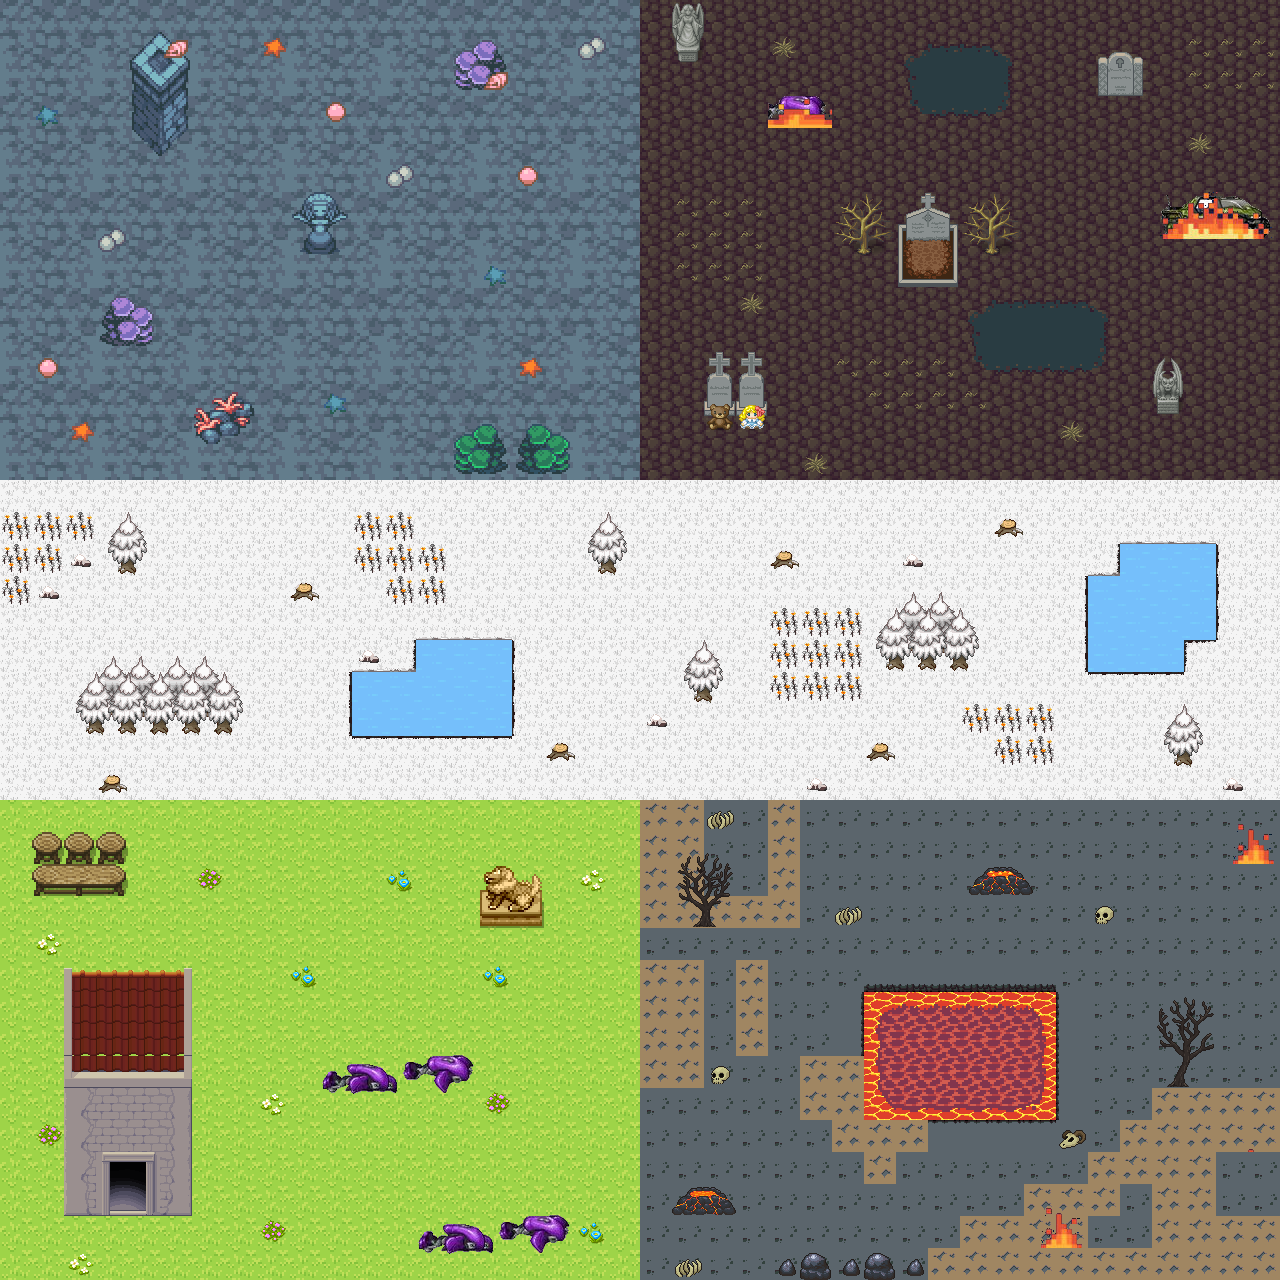

Below is a game level as drawn by its tile map, then a one-line description and the .tmx that defines it (tile-layer data replaced by summaries):
An orthogonal 40x40 tile map with 32x32 px tiles, 4 tile layers (floor, colidable, no_colidable, invisible), 14 tilesets and 2 objects.

<map version="1.10" tiledversion="1.11.2" orientation="orthogonal" renderorder="right-down" width="40" height="40" tilewidth="32" tileheight="32" infinite="0" nextlayerid="7" nextobjectid="17">
 <properties>
  <property name="xSpawnPoint" type="int" value="477" />
  <property name="ySpawnPoint" type="int" value="630" />
 </properties>
 <tileset firstgid="1" source="../TSXS/tf_A5_atlantisA.tsx" />
 <tileset firstgid="289" source="../TSXS/nieve.tsx" />
 <tileset firstgid="361" source="../TSXS/[Base]BaseChip_pipo.tsx" />
 <tileset firstgid="1425" source="../TSXS/9_beach.tsx" />
 <tileset firstgid="1497" source="../TSXS/1_terrain.tsx" />
 <tileset firstgid="1857" source="../TSXS/volcan1.tsx" />
 <tileset firstgid="2037" source="../TSXS/tf_B_atlantisB.tsx" />
 <tileset firstgid="2293" source="../TSXS/graveyard details.tsx" />
 <tileset firstgid="2342" source="../TSXS/naves.tsx" />
 <tileset firstgid="2825" source="../TSXS/fire2.tsx" />
 <tileset firstgid="3034" source="../TSXS/tf_A5_atlantisB.tsx" />
 <tileset firstgid="3162" source="../TSXS/grecia.tsx" />
 <tileset firstgid="3562" source="../TSXS/Coliseo.tsx" />
 <tileset firstgid="6634" source="../TSXS/volcan2.tsx" />
 <layer id="1" name="floor" width="40" height="40">
  <data>[1600 cells, 1600 non-empty, 27 distinct tile ids]</data>
 </layer>
 <layer id="4" name="colidable" width="40" height="40">
  <data>[1600 cells, 221 non-empty, 138 distinct tile ids]</data>
 </layer>
 <layer id="3" name="no_colidable" width="40" height="40">
  <data>[1600 cells, 181 non-empty, 47 distinct tile ids]</data>
 </layer>
 <objectgroup id="5" name="spawneable">
  <object id="13" x="503.333" y="181.334" width="186.666" height="79.3333" />
  <object id="15" x="281.333" y="827" width="96.6667" height="119.667" />
 </objectgroup>
 <layer id="6" name="invisible" width="40" height="40">
  <data>[1600 cells, 172 non-empty, 1 distinct tile ids]</data>
 </layer>
</map>
